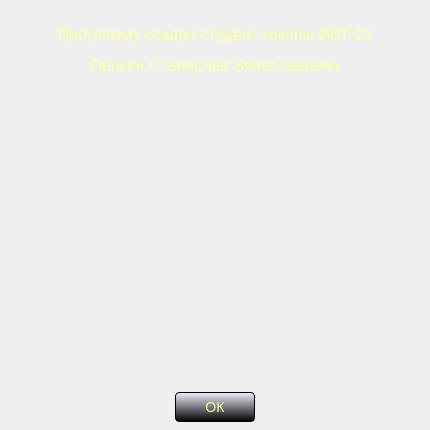
<?xml version="1.0" encoding="UTF-8"?>
<ui version="4.0">
 <class>Abauthor</class>
 <widget class="QDialog" name="Abauthor">
  <property name="geometry">
   <rect>
    <x>0</x>
    <y>0</y>
    <width>430</width>
    <height>430</height>
   </rect>
  </property>
  <property name="minimumSize">
   <size>
    <width>430</width>
    <height>430</height>
   </size>
  </property>
  <property name="maximumSize">
   <size>
    <width>430</width>
    <height>430</height>
   </size>
  </property>
  <property name="contextMenuPolicy">
   <enum>Qt::NoContextMenu</enum>
  </property>
  <property name="windowTitle">
   <string>Об авторе</string>
  </property>
  <property name="styleSheet">
   <string notr="true">background-image: url(:/source/fon1.png);</string>
  </property>
  <property name="locale">
   <locale language="Russian" country="Russia"/>
  </property>
  <widget class="QLabel" name="label">
   <property name="geometry">
    <rect>
     <x>110</x>
     <y>110</y>
     <width>210</width>
     <height>273</height>
    </rect>
   </property>
   <property name="minimumSize">
    <size>
     <width>210</width>
     <height>273</height>
    </size>
   </property>
   <property name="maximumSize">
    <size>
     <width>210</width>
     <height>273</height>
    </size>
   </property>
   <property name="contextMenuPolicy">
    <enum>Qt::NoContextMenu</enum>
   </property>
   <property name="styleSheet">
    <string notr="true">background-image: url(:/source/foto.jpg);</string>
   </property>
   <property name="text">
    <string/>
   </property>
  </widget>
  <widget class="QLabel" name="label_2">
   <property name="geometry">
    <rect>
     <x>0</x>
     <y>0</y>
     <width>430</width>
     <height>100</height>
    </rect>
   </property>
   <property name="minimumSize">
    <size>
     <width>430</width>
     <height>100</height>
    </size>
   </property>
   <property name="maximumSize">
    <size>
     <width>430</width>
     <height>100</height>
    </size>
   </property>
   <property name="contextMenuPolicy">
    <enum>Qt::NoContextMenu</enum>
   </property>
   <property name="styleSheet">
    <string notr="true">color: rgb(255, 255, 158);
background: transparent;
font-size: 14px;</string>
   </property>
   <property name="text">
    <string>&lt;html&gt;&lt;head/&gt;&lt;body&gt;&lt;p align=&quot;center&quot;&gt;&lt;span style=&quot; font-size:12pt;&quot;&gt;Программу создал студент группы ИВТ-21&lt;/span&gt;&lt;/p&gt;&lt;p align=&quot;center&quot;&gt;&lt;span style=&quot; font-size:12pt;&quot;&gt;Пенкин Станислав Вячеславович&lt;/span&gt;&lt;/p&gt;&lt;/body&gt;&lt;/html&gt;</string>
   </property>
  </widget>
  <widget class="QPushButton" name="pushButton">
   <property name="geometry">
    <rect>
     <x>175</x>
     <y>392</y>
     <width>80</width>
     <height>30</height>
    </rect>
   </property>
   <property name="minimumSize">
    <size>
     <width>80</width>
     <height>30</height>
    </size>
   </property>
   <property name="maximumSize">
    <size>
     <width>80</width>
     <height>30</height>
    </size>
   </property>
   <property name="focusPolicy">
    <enum>Qt::NoFocus</enum>
   </property>
   <property name="contextMenuPolicy">
    <enum>Qt::NoContextMenu</enum>
   </property>
   <property name="styleSheet">
    <string notr="true">#pushButton {
font-size: 14px;
color: rgb(255, 255, 158);
border: 1px solid black;
border-radius: 4px;
background: white;
background-color: qlineargradient(spread:pad, x1:0, y1:0, x2:0, y2:1, stop:0 rgba(238, 238, 255, 255), stop:1 rgba(0, 0, 0, 255));
}

#pushButton:pressed {
font-size: 14px;
color: rgb(255, 255, 158);
background: white;
border: 1px solid black;
border-radius: 4px;
background-color: qlineargradient(spread:pad, x1:0, y1:0, x2:0, y2:1, stop:0 rgba(212, 209, 180, 0), stop:1 rgba(0, 0, 0, 255));
}</string>
   </property>
   <property name="text">
    <string>ОК</string>
   </property>
  </widget>
 </widget>
 <resources/>
 <connections/>
</ui>
